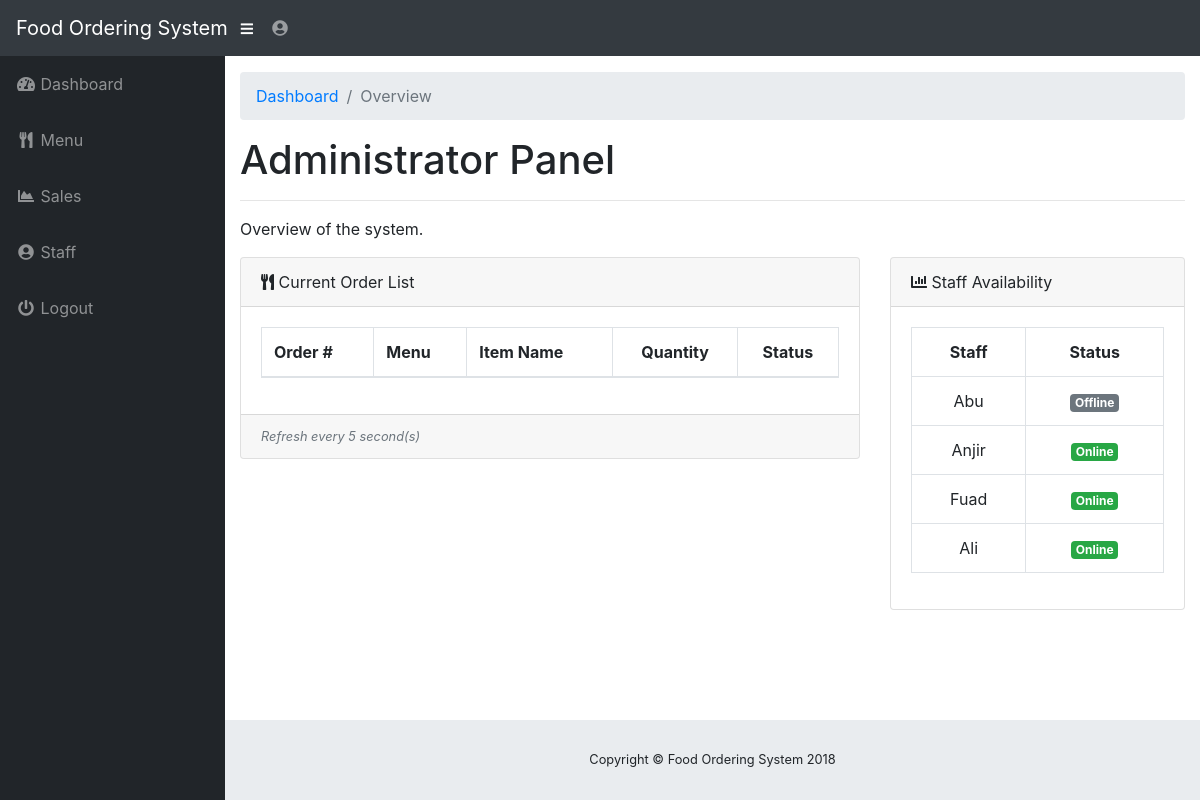
The app's page /admin/index.php (signed in) with its own data.
### tables this page shows
CREATE TABLE `tbl_staff` (
  `staffID` int(2) NOT NULL,
  `username` varchar(25) NOT NULL,
  `password` varchar(100) NOT NULL,
  `status` text NOT NULL,
  `role` text NOT NULL
);

### admin/index.php (the view, shortened to what this page needs)
<?php
  include("../functions.php");
?>
<!DOCTYPE html>
<html lang="en">
  <head>
    <link href="vendor/bootstrap/css/bootstrap.min.css" rel="stylesheet">
    <link href="vendor/fontawesome-free/css/all.min.css" rel="stylesheet" type="text/css">
    <link href="vendor/datatables/dataTables.bootstrap4.css" rel="stylesheet">
    <link href="css/sb-admin.css" rel="stylesheet">
  </head>
  <body id="page-top">
    <nav class="navbar navbar-expand navbar-dark bg-dark static-top">
      <a class="navbar-brand mr-1" href="index.php">Food Ordering System</a>
      <button class="btn btn-link btn-sm text-white order-1 order-sm-0" id="sidebarToggle" href="#">
        <i class="fas fa-bars"></i>
      </button>
      <ul class="navbar-nav ml-auto ml-md-0">
        <li class="nav-item dropdown no-arrow">
          <a class="nav-link dropdown-toggle" href="#" id="userDropdown" role="button" data-toggle="dropdown" aria-haspopup="true" aria-expanded="false">
            <i class="fas fa-user-circle fa-fw"></i>
          </a>
        </li>
      </ul>
    </nav>
    <div id="wrapper">
      <ul class="sidebar navbar-nav">
        <li class="nav-item">
          <a class="nav-link" href="index.php">
            <i class="fas fa-fw fa-tachometer-alt"></i>
            <span>Dashboard</span>
          </a>
        </li>
        <li class="nav-item">
          <a class="nav-link" href="menu.php">
            <i class="fas fa-fw fa-utensils"></i>
            <span>Menu</span></a>
        </li>
        <li class="nav-item">
          <a class="nav-link" href="sales.php">
            <i class="fas fa-fw fa-chart-area"></i>
            <span>Sales</span></a>
        </li>
        <li class="nav-item">
          <a class="nav-link" href="staff.php">
            <i class="fas fa-fw fa-user-circle"></i>
            <span>Staff</span>
          </a>
        </li>
        <li class="nav-item">
          <a class="nav-link" href="#" data-toggle="modal" data-target="#logoutModal">
            <i class="fas fa-fw fa-power-off"></i>
            <span>Logout</span>
          </a>
        </li>
      </ul>
      <div id="content-wrapper">
        <div class="container-fluid">
          <ol class="breadcrumb">
            <li class="breadcrumb-item">
              <a href="index.php">Dashboard</a>
            </li>
            <li class="breadcrumb-item active">Overview</li>
          </ol>
          <h1>Administrator Panel</h1>
          <hr>
          <p>Overview of the system.</p>
          <div class="row">
            <div class="col-lg-8">
              <div class="card mb-3">
                <div class="card-header">
                  <i class="fas fa-utensils"></i>
                  Current Order List</div>
                <div class="card-body">
                  <table id="tblCurrentOrder" table class="table table-bordered" width="100%" cellspacing="0">
                    <thead>
                      <th>Order #</th>
                      <th>Menu</th>
                      <th>Item Name</th>
                      <th class='text-center'>Quantity</th>
                      <th class='text-center'>Status</th>
                    </thead>
                  </table>
                </div>
                <div class="card-footer small text-muted"><i>Refresh every 5 second(s)</i></div>
              </div>
            </div>
            <div class="col-lg-4">
              <div class="card mb-3">
                <div class="card-header">
                  <i class="fas fa-chart-bar""></i>
                  Staff Availability</div>
                <div class="card-body">
                  <table table class="table table-bordered text-center" width="100%" cellspacing="0">
                    <tr>
                      <td><b>Staff</b></td>
                      <td><b>Status</b></td>
                    </tr>
                    <?php
                      $displayStaffQuery = "SELECT username,status FROM tbl_staff";
                          if ($result = $sqlconnection->query($displayStaffQuery)) {
                            while($staff = $result->fetch_array(MYSQLI_ASSOC)) {
                              echo "<tr>";
                              echo "<td>{$staff['username']}</td>";
                              if ($staff['status'] == "Online") {
                                echo "<td><span class=\"badge badge-success\">Online</span></td>";
                              }
                              if ($staff['status'] == "Offline") {
                                echo "<td><span class=\"badge badge-secondary\">Offline</span></td>";
                              }
                              echo "</tr>";
                            }
                          }
                    ?>
                  </table>
                </div>
              </div>
            </div>
          </div>
        </div>
        <footer class="sticky-footer">
          <div class="container my-auto">
            <div class="copyright text-center my-auto">
              <span>Copyright © Food Ordering System 2018</span>
            </div>
          </div>
        </footer>
      </div>
    </div>
  </body>
</html>

### admin/css/sb-admin.css (style rules this page uses)
html { position: relative; min-height: 100%; }
body { height: 100%; }
#wrapper { display: -webkit-box; display: -ms-flexbox; display: flex; }
#wrapper #content-wrapper { overflow-x: hidden; width: 100%; padding-top: 1rem; padding-bottom: 80px; }
.navbar-nav .nav-item.dropdown .dropdown-toggle::after { width: 1rem; text-align: center; float: right; vertical-align: 0; border: 0; font-weight: 900; content: "\f105"; font-family: "Font Awesome 5 Free"; }
.navbar-nav .nav-item.dropdown.no-arrow .dropdown-toggle::after { display: none; }
.sidebar { width: 90px !important; background-color: #212529; min-height: calc(100vh - 56px); }
.sidebar .nav-item:last-child { margin-bottom: 1rem; }
.sidebar .nav-item .nav-link { text-align: center; padding: 0.75rem 1rem; width: 90px; }
.sidebar .nav-item .nav-link span { font-size: 0.65rem; display: block; }
.sidebar .nav-item .nav-link { color: rgba(255, 255, 255, 0.5); }
@media (min-width: 768px) { .sidebar { width: 225px !important; } }
@media (min-width: 768px) { .sidebar .nav-item .nav-link { display: block; width: 100%; text-align: left; padding: 1rem; width: 225px; } }
@media (min-width: 768px) { .sidebar .nav-item .nav-link span { font-size: 1rem; display: inline; } }
:root { --input-padding-x: 0.75rem; --input-padding-y: 0.75rem; }
footer.sticky-footer { display: -webkit-box; display: -ms-flexbox; display: flex; position: absolute; right: 0; bottom: 0; width: calc(100% - 90px); height: 80px; background-color: #e9ecef; }
footer.sticky-footer .copyright { line-height: 1; font-size: 0.8rem; }
@media (min-width: 768px) { footer.sticky-footer { width: calc(100% - 225px); } }

### records on screen
tbl_staff: username "Abu", status "Offline"
tbl_staff: username "Anjir", status "Online"
tbl_staff: username "Fuad", status "Online"
tbl_staff: username "Ali", status "Online"
